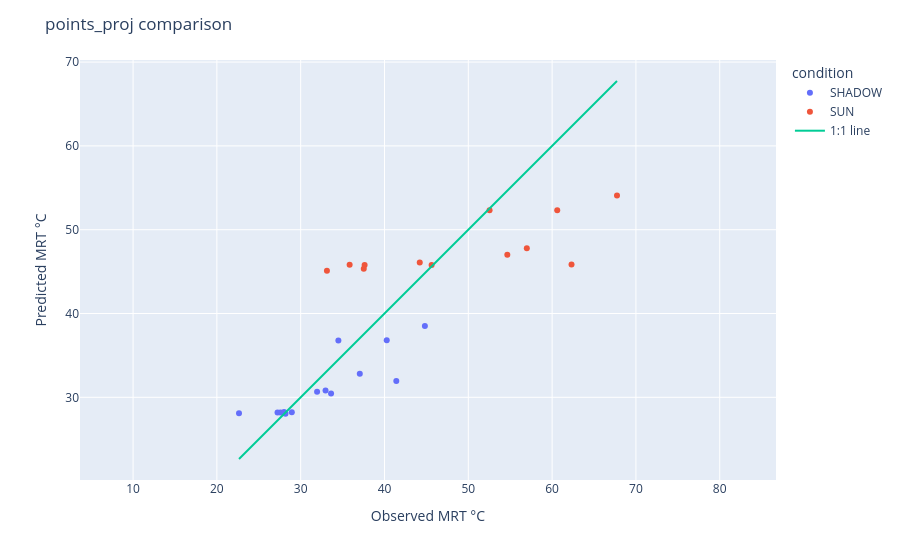

Notebook code cell kept with this figure:
### Code cell
import plotly.express as px
import numpy as np
import pandas as pd

obs = points_proj['MRT']
pred = points_proj['MRT_predicted']

# Compute 1:1 line range
m = min(obs.min(), pred.min())
M = max(obs.max(), pred.max())

# Scatter
fig = px.scatter(
    points_proj,
    x=points_proj['MRT'],
    y=points_proj['MRT_predicted'],
    color="condition",
    hover_data=["TG", "TA","WIND M/S", "Instrument"],
)

# 1:1 line
fig.add_scatter(
    x=[m, M],
    y=[m, M],
    mode="lines",
    name="1:1 line"
)

fig.update_layout(
    xaxis_title="Observed MRT °C",
    yaxis_title="Predicted MRT °C",
    title="points_proj comparison"
)

fig.update_yaxes(scaleanchor="x", scaleratio=1)

fig.show()

### Figure 1 — Plotly figure (JSON) as saved in the notebook; plotly's stock layout.template omitted (floating-point values rounded to 4 significant figures)
{"data": [{"customdata": [[31.6, 28.7, 2.7, "T2 - TM-188D TENMARS "], [32.6, 29.3, 0, "T1 - Sper Scientific 800036 "], [34.4, 30.7, 0.9, "T2 - TM-188D TENMARS "], [33, 28.9, 1, "T2 - TM-188D TENMARS "], [32.5, 30.4, 0, "T2 - TM-188D TENMARS "], [34.8, 31.9, 0.1, "T1 - Sper Scientific 800036 "], [31.8, 32.3, 0, "T1 - Sper Scientific 800036 "], [32.5, 30.3, 0.4, "T2 - TM-188D TENMARS "], [30, 31.6, 0, "T1 - Sper Scientific 800036 "], [29.3, 31.8, 0, "T1 - Sper Scientific 800036 "], [28.9, 31.9, 0, "T1 - Sper Scientific 800036 "], [33.1, 30.6, 0, "T2 - TM-188D TENMARS "], [29.6, 31, 0, "T1 - Sper Scientific 800036 "], [29.7, 30.9, 0, "T1 - Sper Scientific 800036 "]], "hovertemplate": "condition=SHADOW<br>MRT=%{x}<br>MRT_predicted=%{y}<br>TG=%{customdata[0]}<br>TA=%{customdata[1]}<br>WIND M/S=%{customdata[2]}<br>Instrument=%{customdata[3]}<extra></extra>", "legendgroup": "SHADOW", "marker": {"color": "#636efa", "symbol": "circle"}, "mode": "markers", "name": "SHADOW", "orientation": "v", "showlegend": true, "type": "scatter", "x": [40.27, 34.5, 41.41, 44.82, 37.05, 31.96, 28.94, 32.97, 28.19, 27.58, 27.24, 33.63, 28.01, 22.64], "xaxis": "x", "y": [36.81, 36.79, 31.94, 38.52, 32.8, 30.67, 28.23, 30.81, 28.04, 28.19, 28.19, 30.45, 28.24, 28.11], "yaxis": "y"}, {"customdata": [[38.7, 30.1, 1.6, "T2 - TM-188D TENMARS "], [42.2, 28.9, 0.7, "T1 - Sper Scientific 800036 "], [38, 34.4, 0.2, "T1 - Sper Scientific 800036 "], [40.9, 35, 0.8, "T1 - Sper Scientific 800036 "], [38.6, 30.2, 1.6, "T2 - TM-188D TENMARS "], [42.7, 36.4, 0.3, "T1 - Sper Scientific 800036 "], [39.4, 29.2, 3, "T2 - TM-188D TENMARS "], [39.6, 34.8, 0.8, "T1 - Sper Scientific 800036 "], [46.8, 37.2, 0.7, "T1 - Sper Scientific 800036 "], [41.1, 31.5, 1.7, "T2 - TM-188D TENMARS "], [43.7, 33.5, 0.6, "T2 - TM-188D TENMARS "], [39.4, 30.1, 2.4, "T2 - TM-188D TENMARS "]], "hovertemplate": "condition=SUN<br>MRT=%{x}<br>MRT_predicted=%{y}<br>TG=%{customdata[0]}<br>TA=%{customdata[1]}<br>WIND M/S=%{customdata[2]}<br>Instrument=%{customdata[3]}<extra></extra>", "legendgroup": "SUN", "marker": {"color": "#EF553B", "symbol": "circle"}, "mode": "markers", "name": "SUN", "orientation": "v", "showlegend": true, "type": "scatter", "x": [60.61, 52.53, 33.13, 37.53, 54.65, 37.63, 67.74, 35.84, 44.21, 56.98, 45.62, 62.32], "xaxis": "x", "y": [52.31, 52.33, 45.1, 45.34, 47.01, 45.8, 54.08, 45.83, 46.09, 47.8, 45.79, 45.85], "yaxis": "y"}, {"mode": "lines", "name": "1:1 line", "type": "scatter", "x": [22.64, 67.74], "y": [22.64, 67.74]}], "layout": {"legend": {"title": {"text": "condition"}, "tracegroupgap": 0}, "margin": {"t": 60}, "title": {"text": "points_proj comparison"}, "xaxis": {"anchor": "y", "domain": [0, 1], "title": {"text": "Observed MRT °C"}}, "yaxis": {"anchor": "x", "domain": [0, 1], "scaleanchor": "x", "scaleratio": 1, "title": {"text": "Predicted MRT °C"}}}}
